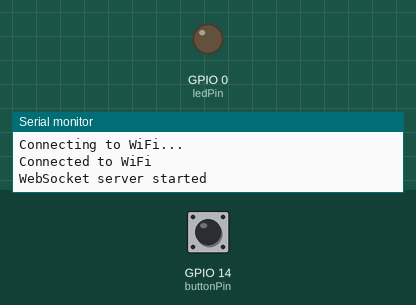
Bench run of a sketch on a simulated ESP8266 (NodeMCU). On the bench: output pins drawn as LEDs (lit = HIGH), the last lines printed to the serial monitor. The test bench sets the inputs (shaded band); at power-on: GPIO 14 (buttonPin) HIGH. WiFi joins after 1.5 s; servers stay silent unless stated.

Above: at 3.2 s.
3.3 s: GPIO 14 (buttonPin) pulled LOW for 0.15 s
At 4.0 s:
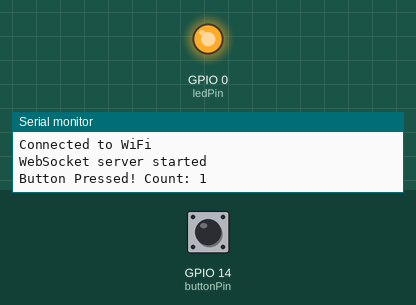
6.4 s: GPIO 14 (buttonPin) pulled LOW for 1 s
At 9.1 s:
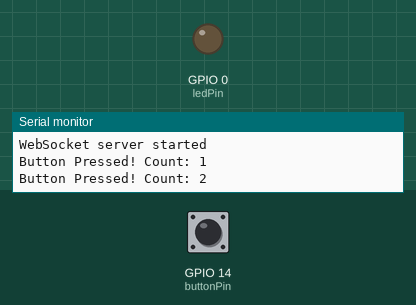
9.9 s: GPIO 14 (buttonPin) pulled LOW for 3.2 s
At 10.2 s:
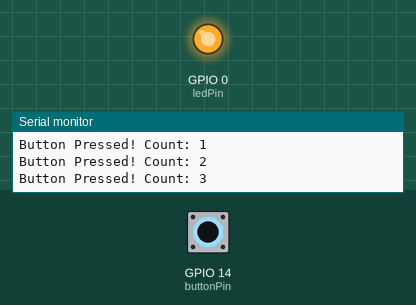
Timing chart, 0 to 14.6 s (numbered marks = the images above; inputs shaded):
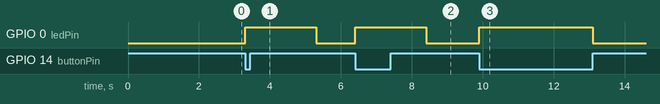

Measured:
- after the input at 3.3 s, GPIO 0 (ledPin): LOW → HIGH at once, → LOW 2.0 s later
- after the input at 6.4 s, GPIO 0 (ledPin): LOW → HIGH at once, → LOW 2.0 s later
- after the input at 9.9 s, GPIO 0 (ledPin): LOW → HIGH at once, → LOW 3.2 s later

The sketch:

sketch_may13c_button_counter_with_websocket.ino
```cpp
#include <ESP8266WiFi.h>
#include <WebSocketsServer.h>

// Replace with your network credentials
const char* ssid = "mkp";
const char* password = "11111111";

// Set your web server port number, default is 80/3000/
WiFiServer server(3000);

// Initialize the WebSocket server on port 3000
WebSocketsServer webSocket = WebSocketsServer(3000);

// Set the GPIO pin for the push button and LED
const int buttonPin = 14; // D5 pin
const int ledPin = 0; // D3 pin

// Set the authorization header
const char* authorizationHeader = "Authorization: 1234567890";
const char* data = "test,test123,station";

// initialize the LED state and button state variables
bool ledState = LOW;
bool buttonState = LOW;
bool lastButtonState = LOW;
int buttonPressCount = 0; // initialize the button press count variable
unsigned long buttonPressTime = 0; // initialize the button press time variable


void setup() {
  // Start Serial communication
  Serial.begin(115200);

  // Connect to Wi-Fi network
  WiFi.begin(ssid, password);
  while (WiFi.status() != WL_CONNECTED) {
    delay(1000);
    Serial.println("Connecting to WiFi...");
  }
  Serial.println("Connected to WiFi");

  // Set the button pin mode to input
  pinMode(buttonPin, INPUT_PULLUP);

  // Set the LED pin mode to output
  pinMode(ledPin, OUTPUT);

  // Start the WebSocket server
  webSocket.begin();
  Serial.println("WebSocket server started");

  // Set the authorization header
  webSocket.setAuthorization(authorizationHeader);
  webSocket.setAuthorization(data);
}


void loop() {
  // Check for WebSocket client connections
  webSocket.loop();

  // read the current state of the button
  buttonState = digitalRead(buttonPin);

  if (buttonState != lastButtonState) {
    if (buttonState == LOW)
    {
      // button is pressed down
      // update the button press time and count
      buttonPressTime = millis();
      buttonPressCount++;

      // turn on the LED
      digitalWrite(ledPin, HIGH);

      // Send a message to the WebSocket client
      webSocket.broadcastTXT("Button Pressed: LED ON");

      // print the button state and count to the serial monitor
      Serial.print("Button Pressed! Count: ");
      Serial.println(buttonPressCount);
      delay (2000);
    }
    else {
      // button is released
      // turn off the LED
      digitalWrite(ledPin, LOW);

      // Send a message to the WebSocket client
      webSocket.broadcastTXT("Button Released: LED OFF");
    }
    // update the last button state
    lastButtonState = buttonState;
  }
}
```
